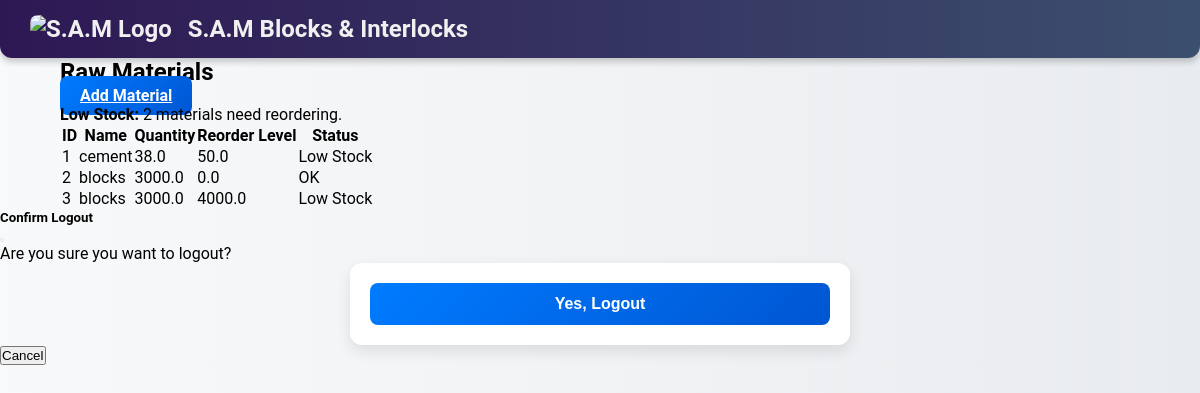
The page /materials on the database its author committed.
### tables this page shows
CREATE TABLE raw_materials (
    id INTEGER PRIMARY KEY AUTOINCREMENT,
    name TEXT NOT NULL,
    qty REAL NOT NULL,
    reorder_level REAL NOT NULL
);

### app.py (the view)
@app.route('/materials')
def list_materials():
    db = get_db()
    materials = db.execute('SELECT * FROM raw_materials').fetchall()
    low_stock_count = db.execute(
        'SELECT COUNT(*) FROM raw_materials WHERE qty < reorder_level'
    ).fetchone()[0]
    return render_template('materials/list.html', materials=materials, low_stock_count=low_stock_count)

### app.py (called while the page is built)
def get_db():
    db = getattr(g, '_database', None)
    if db is None:
        db = g._database = sqlite3.connect(app.config['DATABASE'])
        db.row_factory = sqlite3.Row
    return db

@app.before_request
def restrict_access():
    if 'user_id' in session and session.get('role') != 'Admin':
        restricted_routes = ['/materials/add', '/orders/<int:order_id>/delete']
        if request.path in restricted_routes:
            flash('You do not have permission to access this page.', 'danger')
            return redirect(url_for('index'))

### templates/materials/list.html
{% extends "index.html" %}
{% block content %}
  <h2>Raw Materials</h2>
  <a href="{{ url_for('add_material') }}" class="btn btn-primary mb-3">Add Material</a>
  <div class="alert alert-warning">
    <strong>Low Stock:</strong> {{ low_stock_count }} materials need reordering.
  </div>
  <table class="table table-striped">
    <thead>
      <tr>
        <th>ID</th>
        <th>Name</th>
        <th>Quantity</th>
        <th>Reorder Level</th>
        <th>Status</th>
      </tr>
    </thead>
    <tbody>
      {% for material in materials %}
        <tr class="{{ 'table-danger' if material.qty < material.reorder_level }}">
          <td>{{ material.id }}</td>
          <td>{{ material.name }}</td>
          <td>{{ material.qty }}</td>
          <td>{{ material.reorder_level }}</td>
          <td>
            {% if material.qty < material.reorder_level %}
              <span class="badge badge-danger">Low Stock</span>
            {% else %}
              <span class="badge badge-success">OK</span>
            {% endif %}
          </td>
        </tr>
      {% endfor %}
    </tbody>
  </table>
{% endblock %}

### static/style.css (style rules this page uses)
* { box-sizing: border-box; margin: 0; padding: 0; }
body { font-family: 'Segoe UI', sans-serif; background: url("/static/256aabfebe249b11cb06c4040b00ac7f.jpg") no-repeat center center fixed; background-size: cover; padding: 0; }
.btn-primary { background: linear-gradient(135deg, #007bff, #0056d2); border: none; border-radius: 8px; padding: 10px 20px; font-weight: bold; transition: transform 0.2s ease, background 0.3s ease; color: #fff; }

### templates/base.html (style rules this page uses)
body { background: linear-gradient(to right, #f8f9fa, #e9ecef); font-family: 'Roboto', sans-serif; }
.btn { transition: background-color 0.2s ease-in-out, transform 0.2s ease-in-out; }

### rows shown on the page
raw_materials: id "1", name "cement", qty "38.0", reorder_level "50.0", shows "Low Stock"
raw_materials: id "2", name "blocks", qty "3000.0", reorder_level "0.0", shows "OK"
raw_materials: id "3", name "blocks", qty "3000.0", reorder_level "4000.0", shows "Low Stock"

### other values the page prints
{{ low_stock_count }} "2"
